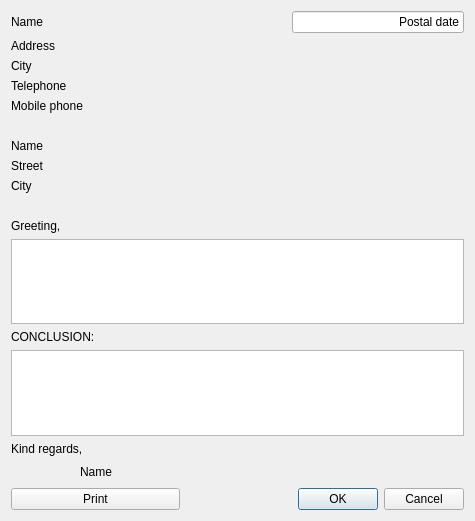
<?xml version="1.0" encoding="UTF-8"?>
<ui version="4.0">
 <class>Letter</class>
 <widget class="QDialog" name="Letter">
  <property name="windowModality">
   <enum>Qt::WindowModal</enum>
  </property>
  <property name="geometry">
   <rect>
    <x>0</x>
    <y>0</y>
    <width>434</width>
    <height>521</height>
   </rect>
  </property>
  <property name="windowTitle">
   <string>Letter</string>
  </property>
  <property name="windowIcon">
   <iconset resource="../icons.qrc">
    <normaloff>:/icons/agt_softwareD-64.png</normaloff>:/icons/agt_softwareD-64.png</iconset>
  </property>
  <property name="locale">
   <locale language="Dutch" country="Belgium"/>
  </property>
  <layout class="QGridLayout" name="gridLayout">
   <item row="0" column="0" colspan="3">
    <widget class="QLabel" name="l_senderName">
     <property name="minimumSize">
      <size>
       <width>200</width>
       <height>0</height>
      </size>
     </property>
     <property name="text">
      <string>Name</string>
     </property>
    </widget>
   </item>
   <item row="0" column="3" colspan="2">
    <widget class="QLineEdit" name="m_postalDate">
     <property name="text">
      <string>Postal date</string>
     </property>
     <property name="alignment">
      <set>Qt::AlignRight|Qt::AlignTrailing|Qt::AlignVCenter</set>
     </property>
    </widget>
   </item>
   <item row="1" column="0" colspan="3">
    <widget class="QLabel" name="l_senderStreet">
     <property name="minimumSize">
      <size>
       <width>200</width>
       <height>0</height>
      </size>
     </property>
     <property name="text">
      <string>Address</string>
     </property>
    </widget>
   </item>
   <item row="2" column="0" colspan="3">
    <widget class="QLabel" name="l_senderCity">
     <property name="minimumSize">
      <size>
       <width>200</width>
       <height>0</height>
      </size>
     </property>
     <property name="text">
      <string>City</string>
     </property>
    </widget>
   </item>
   <item row="3" column="0" colspan="3">
    <widget class="QLabel" name="l_senderTelephone">
     <property name="minimumSize">
      <size>
       <width>200</width>
       <height>0</height>
      </size>
     </property>
     <property name="text">
      <string>Telephone</string>
     </property>
    </widget>
   </item>
   <item row="4" column="0" colspan="3">
    <widget class="QLabel" name="l_senderMobile">
     <property name="minimumSize">
      <size>
       <width>200</width>
       <height>0</height>
      </size>
     </property>
     <property name="text">
      <string>Mobile phone</string>
     </property>
    </widget>
   </item>
   <item row="5" column="1" colspan="2">
    <spacer name="verticalSpacer">
     <property name="orientation">
      <enum>Qt::Vertical</enum>
     </property>
     <property name="sizeType">
      <enum>QSizePolicy::Minimum</enum>
     </property>
     <property name="sizeHint" stdset="0">
      <size>
       <width>206</width>
       <height>20</height>
      </size>
     </property>
    </spacer>
   </item>
   <item row="6" column="0" colspan="3">
    <widget class="QLabel" name="l_addresseeName">
     <property name="minimumSize">
      <size>
       <width>200</width>
       <height>0</height>
      </size>
     </property>
     <property name="text">
      <string>Name</string>
     </property>
    </widget>
   </item>
   <item row="7" column="0" colspan="3">
    <widget class="QLabel" name="l_addresseeStreet">
     <property name="minimumSize">
      <size>
       <width>200</width>
       <height>0</height>
      </size>
     </property>
     <property name="text">
      <string>Street</string>
     </property>
    </widget>
   </item>
   <item row="8" column="0" colspan="3">
    <widget class="QLabel" name="l_addresseeCity">
     <property name="minimumSize">
      <size>
       <width>200</width>
       <height>0</height>
      </size>
     </property>
     <property name="text">
      <string>City</string>
     </property>
    </widget>
   </item>
   <item row="9" column="1" colspan="2">
    <spacer name="verticalSpacer_2">
     <property name="orientation">
      <enum>Qt::Vertical</enum>
     </property>
     <property name="sizeType">
      <enum>QSizePolicy::Minimum</enum>
     </property>
     <property name="sizeHint" stdset="0">
      <size>
       <width>206</width>
       <height>20</height>
      </size>
     </property>
    </spacer>
   </item>
   <item row="10" column="0" colspan="3">
    <widget class="QLabel" name="l_greeting">
     <property name="text">
      <string>Greeting,</string>
     </property>
    </widget>
   </item>
   <item row="11" column="0" colspan="5">
    <widget class="QPlainTextEdit" name="m_text"/>
   </item>
   <item row="12" column="0" colspan="2">
    <widget class="QLabel" name="l_conclusion">
     <property name="text">
      <string>CONCLUSION:</string>
     </property>
    </widget>
   </item>
   <item row="13" column="0" colspan="5">
    <widget class="QPlainTextEdit" name="m_conclusion"/>
   </item>
   <item row="14" column="0" colspan="3">
    <widget class="QLabel" name="l_regards">
     <property name="minimumSize">
      <size>
       <width>200</width>
       <height>0</height>
      </size>
     </property>
     <property name="text">
      <string>Kind regards,</string>
     </property>
    </widget>
   </item>
   <item row="15" column="0">
    <spacer name="horizontalSpacer">
     <property name="orientation">
      <enum>Qt::Horizontal</enum>
     </property>
     <property name="sizeType">
      <enum>QSizePolicy::Fixed</enum>
     </property>
     <property name="sizeHint" stdset="0">
      <size>
       <width>15</width>
       <height>20</height>
      </size>
     </property>
    </spacer>
   </item>
   <item row="15" column="1" colspan="2">
    <widget class="QLabel" name="l_senderName_2">
     <property name="minimumSize">
      <size>
       <width>200</width>
       <height>0</height>
      </size>
     </property>
     <property name="text">
      <string>Name</string>
     </property>
    </widget>
   </item>
   <item row="16" column="0" colspan="2">
    <widget class="QPushButton" name="b_print">
     <property name="text">
      <string>Print</string>
     </property>
    </widget>
   </item>
   <item row="16" column="2" colspan="2">
    <spacer name="horizontalSpacer_2">
     <property name="orientation">
      <enum>Qt::Horizontal</enum>
     </property>
     <property name="sizeHint" stdset="0">
      <size>
       <width>206</width>
       <height>22</height>
      </size>
     </property>
    </spacer>
   </item>
   <item row="16" column="4">
    <widget class="QDialogButtonBox" name="buttonBox">
     <property name="standardButtons">
      <set>QDialogButtonBox::Cancel|QDialogButtonBox::Ok</set>
     </property>
    </widget>
   </item>
  </layout>
 </widget>
 <resources>
  <include location="../icons.qrc"/>
 </resources>
 <connections/>
</ui>
